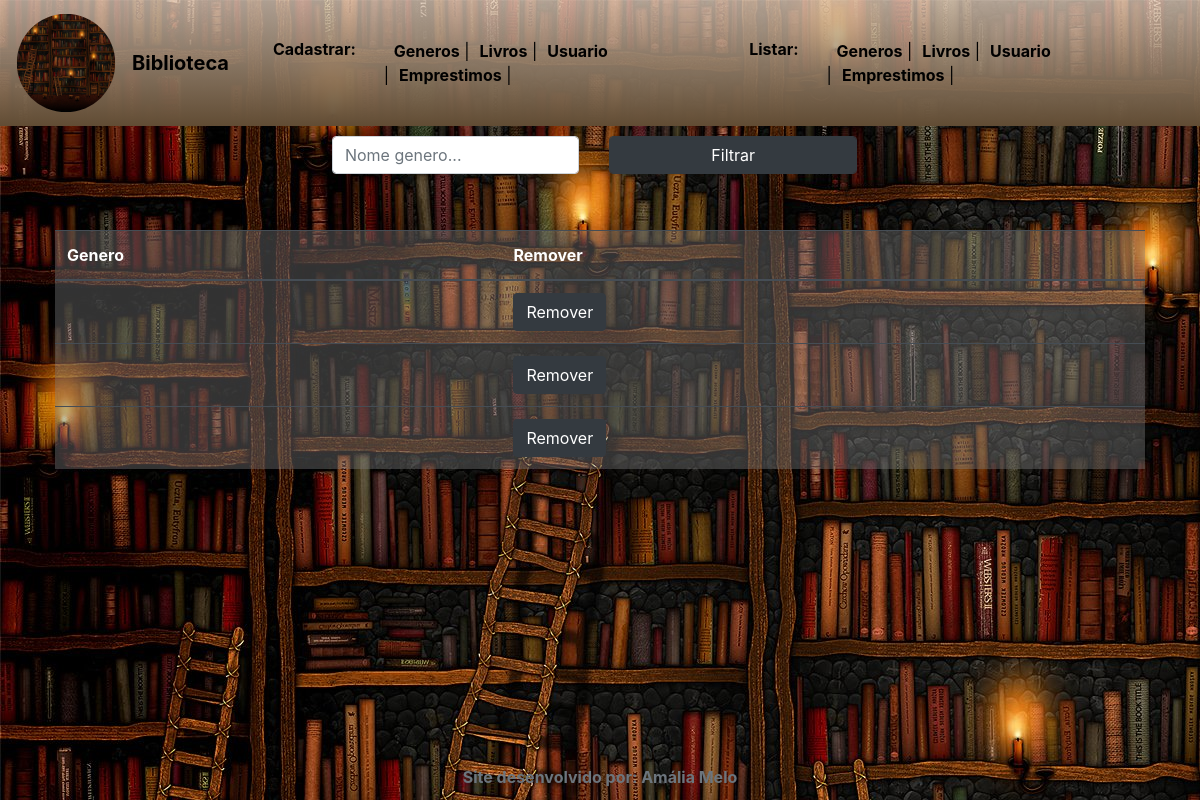
The app's page /20201110/lista_genero.php, older data.
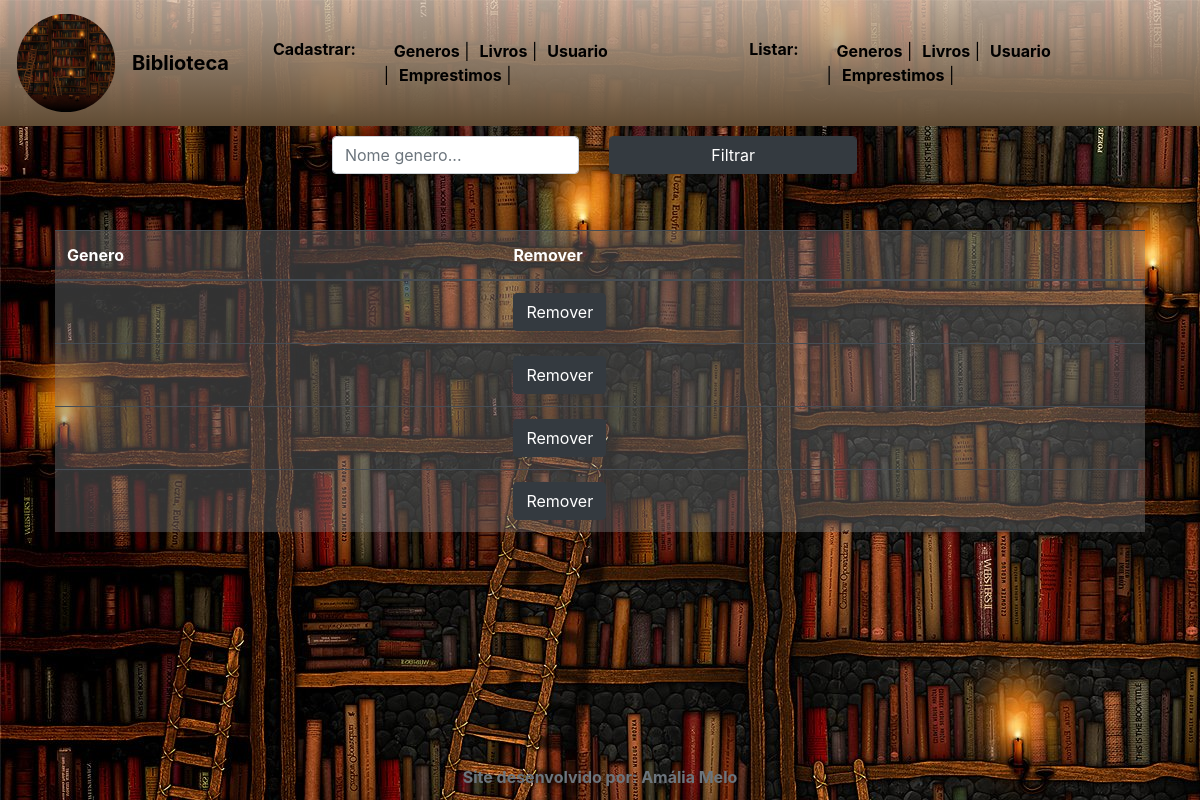
The same page, newer data.
### tables this page shows
CREATE TABLE `genero` (
  `id_genero` int(11) NOT NULL,
  `nome_cientifico` varchar(100) NOT NULL,
  `cod_familia` int(11) NOT NULL
);

### 20201110/lista_genero.php (the view, shortened to what this page needs)
<?php
    include "conf.php";
    cabecalho();
    echo'<center>
        <form  name="filtro" class="d-flex justify-content-center">
            <div class="form-group col-md-3" style="margin-left: 2%;">
                <input type="text" name="nome_genero" placeholder = "Nome genero..." class="form-control">
            </div>
            <div class="from-group col-md-3 " style="margin-right: 3%;">
                <button class="btn btn-dark form-control " type="button" id="filtro_genero" >Filtrar</button>
            </div>
        </form>
        <div id="inserido" style="color:white" class="d-flex justify-content-center"></div>
        <div id="filtro">';
        $select = "SELECT * FROM genero ";
        $resultado = mysqli_query($conexao,$select)
            or die("ERRO:". mysqli_error($conexao));
        echo '<table class="table table-dark table2" >
        <thead class="thead">
            <tr>
                <th>Genero</th>
                <th>Remover</th>
            </tr>
        </thead>';
        while($linha = mysqli_fetch_assoc($resultado)){
                echo '<tr>
                <td>'.$linha["nome_genero"].'</td>
                <td>
                    <button class="btn btn-dark remover_genero" value="'.$linha["id_genero"].'">Remover</button>
                </td>
                </tr>';
        }
        echo'</table></div><div id="inserido"></div></center>';
        ?>

### 20201110/cabecalho.php
<?php
function cabecalho(){
    $alt = $GLOBALS['alt'];
    $menu = $GLOBALS['menu'];
    echo "<!DOCTYPE html>
    <html>
        <head>
            <meta charset='utf-8' />
            <script src='js/jquery-3.5.1.min.js'></script>
            <link href='bootstrap/css/bootstrap.min.css' rel='stylesheet' />
            <link href='css/main.css' rel='stylesheet' />
            <script src='bootstrap/js/bootstrap.min.js'></script>
            <script src='js/main.js'></script>
        </head>
        <body>
            <nav class='navbar navbar-expand-lg nav'>
                <a href='index.php' class='navbar-brand logotipo'>
                    <img src='img/logo2.png' class='rounded' alt='$alt' />
                </a>
                <a class='navbar-brand center' href='index.php'>Biblioteca</a>
                <button class='btn-dark dark navbar-toggler nav-btn' type='button'
                    data-toggle='collapse' data-target='#menu'>
                    <span class='navbar-toggler-icon'></span>
                </button>
                <div class='collapse navbar-collapse' id='menu'>
                    <ul class='navbar-nav mr-auto'>
                        <li class='nav-item '>
                            <a class='nav-link ' href='#' id='navbar' role='button'  aria-haspopup='true' aria-expanded='false'>
                                Cadastrar:
                            </a>
                            </li>
                            <li class='nav-item '>
                            <div class='menu' aria-labelledby='navbar'>
                                ";foreach($menu as $i=>$l){
                                    echo '<a class="aux" href="form_'.$i.'.php">'.$l.'</a> |';
                                }
                                echo "
                            </div>
                        </li>
                        <li class='nav-item '>
                            <a class='nav-link' href='#' id='navbar' role='button'  aria-haspopup='true' aria-expanded='false'>
                                Listar:
                            </a>
                            </li>
                            <li class='nav-item '>
                            <div class='menu' aria-labelledby='navbar'>
                                ";foreach($menu as $i=>$l){
                                    echo '<a class="aux" href="lista_'.$i.'.php">'.$l.'</a> |';
                                }
                                echo "
                            </div>
                        </li>
                    </ul>
                </div>
            </nav>
        <main role='main' class='container'>";
}
?>

Row changes from the older to the newer data that the page shows:
added genero: $linha["id_genero"] 4 (drawn)
